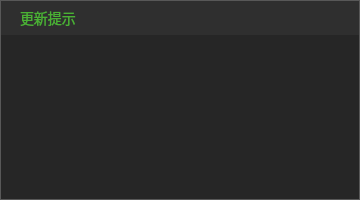
<?xml version="1.0" encoding="UTF-8"?>
<ui version="4.0">
 <class>UpdateTipsDlg</class>
 <widget class="QDialog" name="UpdateTipsDlg">
  <property name="geometry">
   <rect>
    <x>0</x>
    <y>0</y>
    <width>360</width>
    <height>200</height>
   </rect>
  </property>
  <property name="minimumSize">
   <size>
    <width>360</width>
    <height>200</height>
   </size>
  </property>
  <property name="maximumSize">
   <size>
    <width>360</width>
    <height>200</height>
   </size>
  </property>
  <property name="windowTitle">
   <string>UpdateTipsDlg</string>
  </property>
  <property name="styleSheet">
   <string notr="true">#wgt_main{
background:#262626;
border:1px solid #585858;
}</string>
  </property>
  <layout class="QGridLayout" name="gridLayout">
   <property name="leftMargin">
    <number>0</number>
   </property>
   <property name="topMargin">
    <number>0</number>
   </property>
   <property name="rightMargin">
    <number>0</number>
   </property>
   <property name="bottomMargin">
    <number>0</number>
   </property>
   <property name="spacing">
    <number>0</number>
   </property>
   <item row="0" column="0">
    <widget class="QWidget" name="wgt_main" native="true">
     <property name="styleSheet">
      <string notr="true">#wgt_top{
background:#2F2F2F;
}
#wgt_bottom{
background:transparent;
}</string>
     </property>
     <layout class="QVBoxLayout" name="verticalLayout">
      <property name="spacing">
       <number>0</number>
      </property>
      <property name="leftMargin">
       <number>1</number>
      </property>
      <property name="topMargin">
       <number>1</number>
      </property>
      <property name="rightMargin">
       <number>1</number>
      </property>
      <property name="bottomMargin">
       <number>1</number>
      </property>
      <item>
       <widget class="QWidget" name="wgt_top" native="true">
        <property name="minimumSize">
         <size>
          <width>0</width>
          <height>34</height>
         </size>
        </property>
        <property name="maximumSize">
         <size>
          <width>16777215</width>
          <height>34</height>
         </size>
        </property>
        <property name="styleSheet">
         <string notr="true">#label_title{
font-family:&quot;微软雅黑&quot;;
font-size:14px;
color:#4AB134;
background:transparent;
}
#button_close{
background:transparent;
background-image: url(:/TQLive/images/pb_close_pressed.png);
background-repeat:no-repeat;
border:none;
}
#button_close:hover{
background-image: url(:/TQLive/images/pb_close_normal.png);
}
#button_close:pressed{
margin:1px;
padding:1px;
}</string>
        </property>
        <layout class="QHBoxLayout" name="horizontalLayout">
         <property name="spacing">
          <number>0</number>
         </property>
         <property name="leftMargin">
          <number>19</number>
         </property>
         <property name="topMargin">
          <number>0</number>
         </property>
         <property name="rightMargin">
          <number>9</number>
         </property>
         <property name="bottomMargin">
          <number>0</number>
         </property>
         <item>
          <widget class="QLabel" name="label_title">
           <property name="text">
            <string>更新提示</string>
           </property>
          </widget>
         </item>
         <item>
          <widget class="QPushButton" name="button_close">
           <property name="minimumSize">
            <size>
             <width>12</width>
             <height>13</height>
            </size>
           </property>
           <property name="maximumSize">
            <size>
             <width>12</width>
             <height>13</height>
            </size>
           </property>
           <property name="text">
            <string/>
           </property>
          </widget>
         </item>
        </layout>
       </widget>
      </item>
      <item>
       <widget class="QWidget" name="wgt_bottom" native="true">
        <property name="styleSheet">
         <string notr="true">#label_updateContent{
font-family:&quot;微软雅黑&quot;;
font-size:14px;
color:#DCDCDC;
background:transparent;
}
#textEdit_updateContent{
font-family:&quot;微软雅黑&quot;;
font-size:12px;
color:#999999;
background:transparent;
border:none;
}
#button_update{
background:transparent;
background-image: url(:/TQLive/images/update.png);
background-repeat:no-repeat;
border:none;
}
#button_update:pressed{
margin:1px;
padding:1px;
}
#button_cancel{
background:transparent;
background-image: url(:/TQLive/images/update_cancel.png);
background-repeat:no-repeat;
border:none;
}
#button_cancel:pressed{
margin:1px;
padding:1px;
}</string>
        </property>
        <layout class="QVBoxLayout" name="verticalLayout_2">
         <property name="spacing">
          <number>10</number>
         </property>
         <property name="leftMargin">
          <number>30</number>
         </property>
         <property name="topMargin">
          <number>0</number>
         </property>
         <property name="rightMargin">
          <number>30</number>
         </property>
         <property name="bottomMargin">
          <number>20</number>
         </property>
         <item>
          <spacer name="verticalSpacer">
           <property name="orientation">
            <enum>Qt::Vertical</enum>
           </property>
           <property name="sizeType">
            <enum>QSizePolicy::Fixed</enum>
           </property>
           <property name="sizeHint" stdset="0">
            <size>
             <width>20</width>
             <height>11</height>
            </size>
           </property>
          </spacer>
         </item>
         <item>
          <widget class="QLabel" name="label_updateContent">
           <property name="text">
            <string/>
           </property>
          </widget>
         </item>
         <item>
          <widget class="QTextEdit" name="textEdit_updateContent">
           <property name="minimumSize">
            <size>
             <width>0</width>
             <height>60</height>
            </size>
           </property>
          </widget>
         </item>
         <item>
          <layout class="QHBoxLayout" name="horizontalLayout_2">
           <property name="spacing">
            <number>20</number>
           </property>
           <item>
            <spacer name="horizontalSpacer">
             <property name="orientation">
              <enum>Qt::Horizontal</enum>
             </property>
             <property name="sizeHint" stdset="0">
              <size>
               <width>40</width>
               <height>20</height>
              </size>
             </property>
            </spacer>
           </item>
           <item>
            <widget class="QPushButton" name="button_update">
             <property name="minimumSize">
              <size>
               <width>82</width>
               <height>26</height>
              </size>
             </property>
             <property name="maximumSize">
              <size>
               <width>82</width>
               <height>26</height>
              </size>
             </property>
             <property name="text">
              <string/>
             </property>
            </widget>
           </item>
           <item>
            <widget class="QPushButton" name="button_cancel">
             <property name="minimumSize">
              <size>
               <width>82</width>
               <height>26</height>
              </size>
             </property>
             <property name="maximumSize">
              <size>
               <width>82</width>
               <height>26</height>
              </size>
             </property>
             <property name="text">
              <string/>
             </property>
            </widget>
           </item>
          </layout>
         </item>
        </layout>
       </widget>
      </item>
     </layout>
    </widget>
   </item>
  </layout>
 </widget>
 <layoutdefault spacing="6" margin="11"/>
 <resources>
  <include location="TQLive.qrc"/>
 </resources>
 <connections/>
</ui>
